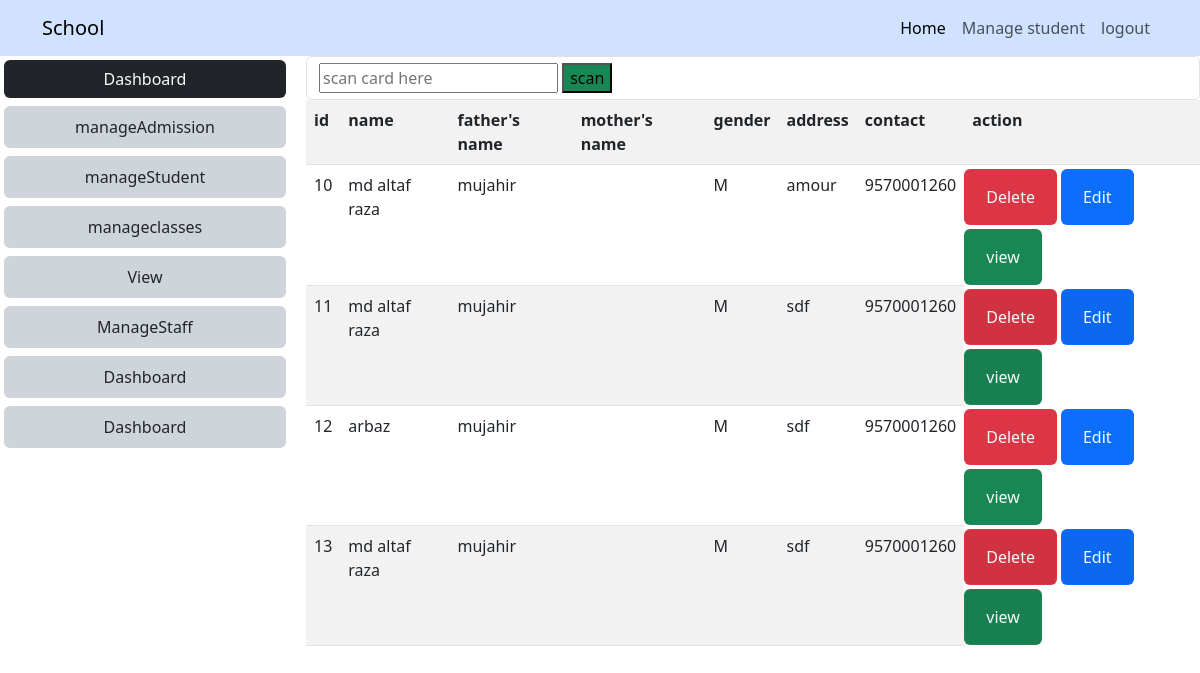
The app's page /manage/student (signed in) with its own data.
### mainapp/models.py (models this page shows, shortened)
class Student(models.Model):
    name=models.CharField(max_length=100)
    father_name=models.CharField(max_length=100)
    contact=models.CharField(max_length=15)
    email=models.EmailField()
    address=models.CharField(max_length=100)
    nationalitly=models.CharField(max_length=100,choices=(("india","india"),("other","other")))
    state=models.CharField(max_length=100,choices=(('bihar','bihar'),('other','other')))
    city=models.CharField(max_length=100,choices=(('purnia','purnia'),('other','other')))
    gender=models.CharField(max_length=30,choices=GENDER)
    dob=models.DateField(help_text='use MM/DD/YYY' ,null=True,blank=True)
    pin=models.CharField(max_length=20)
    image=models.ImageField(upload_to='media',default=None,blank=True,null=True)
    className=models.ForeignKey('Classes',on_delete=models.CASCADE)
    isApproved=models.BooleanField(default=False)
    rf_code=models.CharField(max_length=100,blank=True,null=True,unique=True)

### mainapp/views.py (the view)
# urls.py: path('manage/student',manageStudent,name='managestudent'),
@login_required()
def manageStudent(request):
    data={}
    data['student']=Student.objects.filter(isApproved=True)
    return render(request,'admin/managestudent.html',data)

### mainapp/templates/admin/managestudent.html (shortened to what this page needs)
{%extends 'admin/adminbase.html'%}
{%load crispy_forms_tags%}
{%load static%}
{%block 'admin-content'%}
<div class="row">
    <div class="col-12">
       <form action="{%url 'scan' %}" method="get" class="form form-control" >
        <input type="text" placeholder="scan card here" name='code' autofocus>
        <button type="submit" class="bg-success">scan</button>
       </form>
        <table class="table table-striped table-responsive ">
            <tr>
                <th>id</th>
                <th>name</th>
                <th>father's name</th>
                <th>mother's name</th>
                <th>gender</th>
                <th>address</th>
                <th>contact</th>
                <th>action</th>
            </tr>
            {% for i in student%}
            <tr>
                <td>{{i.id}}</td>
                <td>{{i.name}}</td>
                <td>{{i.father_name}}</td>
                <td>{{i.mother_name}}</td>
                <td>{{i.gender}}</td>
                <td>{{i.address}}</td>
                <td>{{i.contact}}</td>
                <td class="btn bg-danger "><a   href="{%url 'deletestudent' i.id %}" class="text-light btn">Delete</a></td>
                <td class="btn bg-primary m-1"><a  href="{%url 'editstudent' i.id %}" class="text-light btn">Edit</a</td>
                <td class="btn bg-success "><a href="{%url 'viewstudent' i.id %}"class="text-light  btn">view</a></td>
            </tr>
            {%endfor%}
        </table>
    </div>
</div>
{%endblock%}

### records on screen
Student: id "10", name "md altaf raza", father_name "mujahir", gender "M", address "amour", contact "9570001260"
Student: id "11", name "md altaf raza", father_name "mujahir", gender "M", address "sdf", contact "9570001260"
Student: id "12", name "arbaz", father_name "mujahir", gender "M", address "sdf", contact "9570001260"
Student: id "13", name "md altaf raza", father_name "mujahir", gender "M", address "sdf", contact "9570001260"
